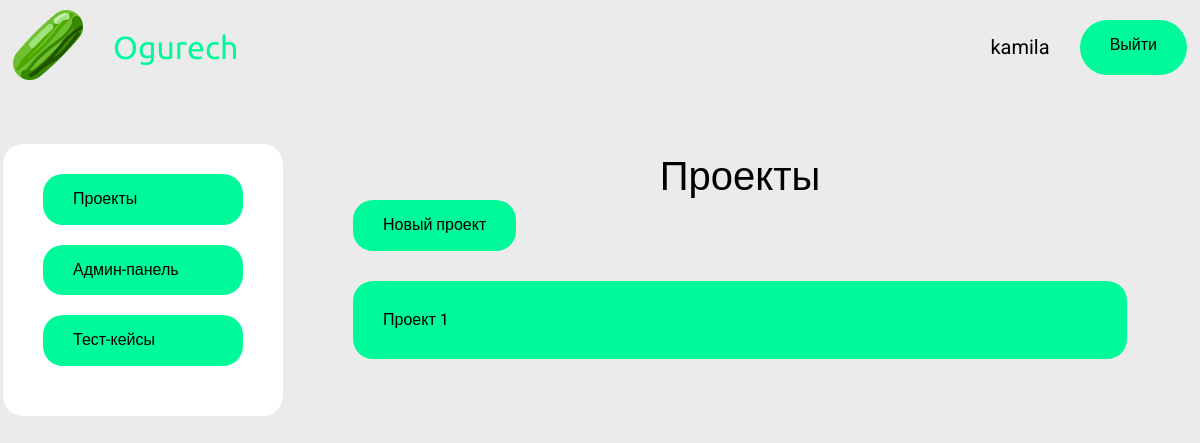
Before: /test/projects (signed in) with the older database file.
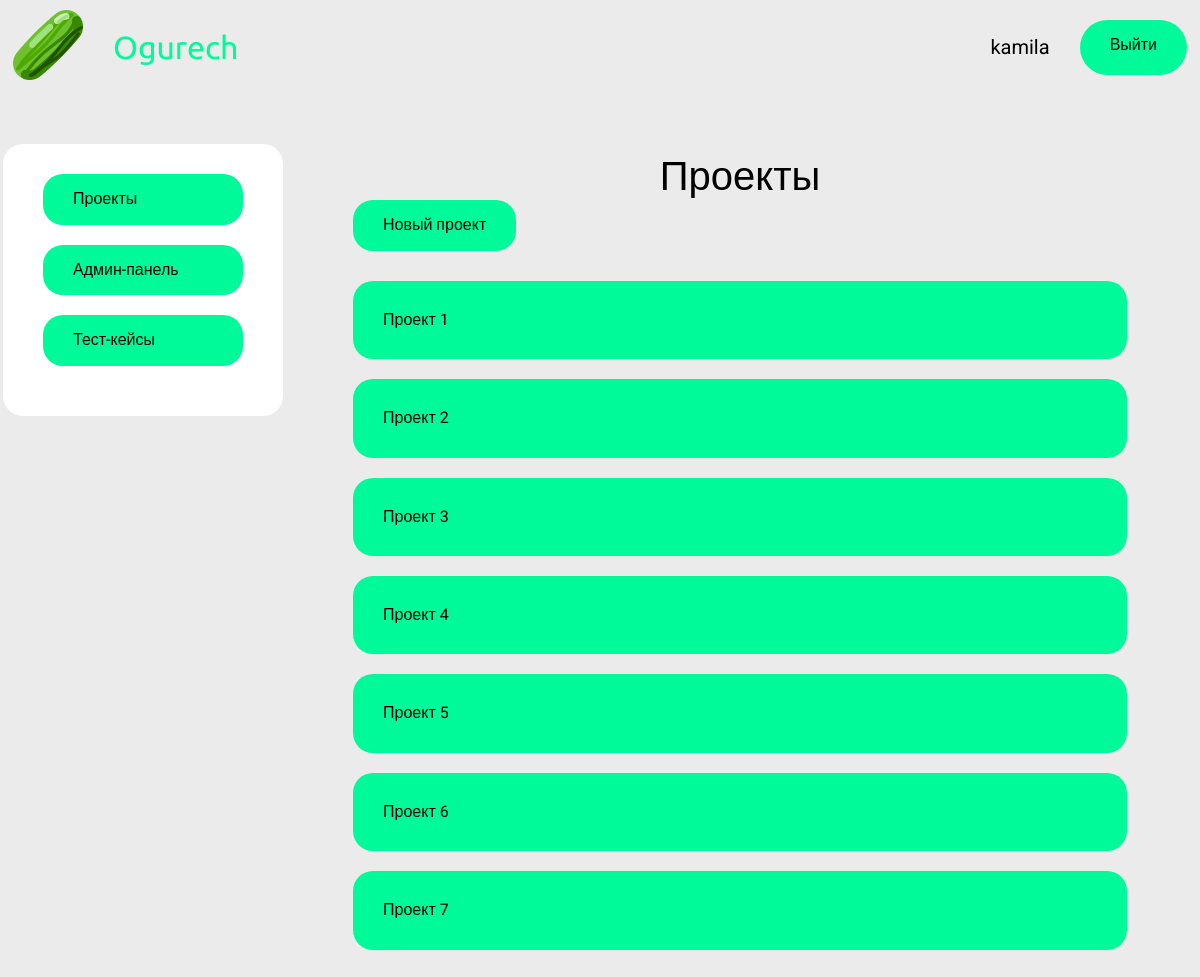
After: the same page with the newer database file.
### service/models.py (models this page shows)
class Project(models.Model):
    name = models.CharField(max_length=200, unique=True)
    description = models.TextField(null=True)

### service/views.py (the view)
    def wrapper(*args, **kwargs) -> HttpResponse:
        request, data = func(*args, **kwargs)
        if not data['ok']:
            return render(request, ERROR.get_html(), context=data)
        return render(request, f'{data["template"]}.html', data)

### service/pages.py (called while the page is built)
    def get_full_name(self):
        return f'service/{self.name}'

### service/repository.py (called while the page is built)
    @staticmethod
    def find_projects():
        return Project.objects.all()

### service/service.py (called while the page is built)
    @staticmethod
    def find_projects():
        return list(DB.find_projects().values())

### service/views.py (called while the page is built)
def return_data_template(func):
    def wrapper(*args, **kwargs) -> HttpResponse:
        request, data = func(*args, **kwargs)
        if not data['ok']:
            return render(request, ERROR.get_html(), context=data)
        return render(request, f'{data["template"]}.html', data)
    return wrapper

@login_required(login_url='login')
@return_data_template
def find_projects(request):
    projects = ProjectService.find_projects()
    data = {'ok': True, 'projects': projects, 'template': PROJECTS.get_full_name(), 'action': 'FIND',
            'body': 'projects'}
    return request, data

### service/templates/service/projects.html (shortened to what this page needs)
{% extends 'base.html' %}
{% block main %}
    <main class="main container">
        <div class="wrapper">
            {% include 'include/side-menu.html' %}
            <section class="projects content-section">
                <span class="title">Проекты</span>
                <div class="btns">
                    <input class="add-btn" type="submit" value="Новый проект" />
                </div>
                <div class="content">
                    {% for project in projects %}
                        <div class="card">
                            <span class="card-title">{{ project.name }}</span>
                        </div>
                    {% endfor %}
                </div>
            </section>
        </div>
    </main>
{% endblock %}

Changed rows visible on the page:
added Project: name "Проект 2"
added Project: name "Проект 3"
added Project: name "Проект 4"
added Project: name "Проект 5"
added Project: name "Проект 6"
added Project: name "Проект 7"
